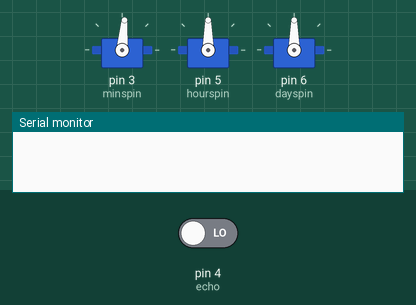
The sketch below on a simulated Arduino Uno, built with avr-gcc and run on an emulated ATmega328P. Shown: 3 × servo, the last lines printed to the serial monitor. Inputs (shaded band) come from the test bench; at power-on: pin 4 (echo) LOW. The local clock reads 2024-03-15 10:24:30 at power-on unless the sketch sets it.

Above: at 0.1 s.
At 1.35 s:
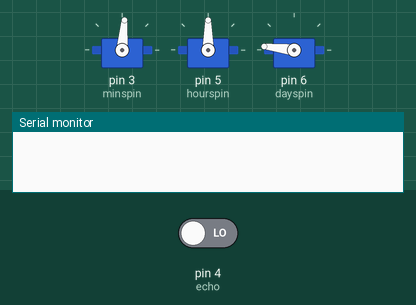
At 37.8 s:
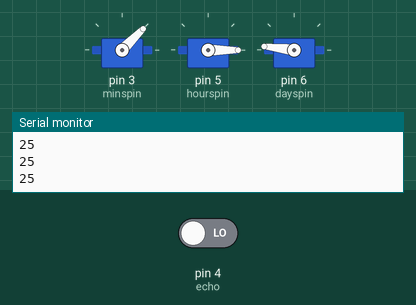
Timing chart, 0 to 40.0 s (numbered marks = the images above):
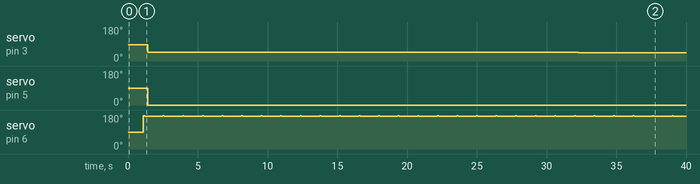

Measured:
- by itself, servo on pin 3 (minspin): 85° → 46° at 1.4 s, → 45° 30.9 s later
- by itself, servo on pin 5 (hourspin): 90° → 0° at 1.4 s
- by itself, servo on pin 6 (dayspin): repeats every 1.4 s: 174° 0.10 s, 173° 1.2 s, 175° 0.10 s

The sketch:

newdesign_3.ino
```cpp
#include<Servo.h>
#include<DS3231.h>

int minspin=3;
int hourspin=5;
int dayspin=6;
int trig =2;
int echo =4;
DS3231 rtc(SDA,SCL);
Time t;
int d,angletempdays,angledays;
int h,angletemphours,anglehours;
int angletempmins,anglemins;
int flag=0,flagmins=0,flaghours=0;
int dayc;
int dur,dist;

Servo mymins;
Servo myhours;
Servo mydate;


void setup()
{
  pinMode(minspin,OUTPUT);
  pinMode(hourspin,OUTPUT);
  pinMode(dayspin,OUTPUT);
  pinMode(trig,OUTPUT);
  pinMode(echo,INPUT);
  Serial.begin(9600);
  rtc.begin();
  mymins.attach(minspin);
  myhours.attach(hourspin);
  mydate.attach(dayspin);

  mymins.write(85);


}
void loop()
{


  t=rtc.getTime();
  //Serial.println(t.date);
  if(t.mon==8)
  d=(31-t.date)+35;
  if(t.mon==9)
  d=(30-t.date)+5;
  if(t.mon==10)
  d=5-t.date;

  angletempdays=3.2*d;
  angledays=175-angletempdays;

  //Serial.println(m);

 /*  if(flag==0 )
   {
    dayc=d;
    sweep();
    flag=1;
   }
   if(dayc!=d)
   flag=0;
 */
  digitalWrite(trig,HIGH);
  delay(100);
  digitalWrite(trig,LOW);
  dur =pulseIn(echo,HIGH);
  dist =(dur/2)/29.1;
  //Serial.println(dur);

  if(dist<300)
  {
    sweep();
  }


   Serial.println(t.min);

   mins();
   hours();
   mydate.detach();
  //Serial.println(d);
  //mydate.write(0);
}
void sweep()
{


   mydate.attach(dayspin);
  for(int i=angledays;i<175;i=i+1)
   {
     mydate.write(i);
     delay(100);

   }


  for(int j=175;j>(angledays-3);j=j-1)
  {
    mydate.write(j);
    delay(100);
  }
}
void hours()
{
  if((d<=0) && (t.hour>=10))
  h=0;
  else if(t.hour<=10)
  h=10-t.hour;
  else
  h=(24-t.hour)+10;

  angletemphours=3.75*h;
  anglehours=3.75*h;
  if(h<10)
  flaghours=0;
  if((h>23)&&(flaghours==0))
  {
   for(int i=anglehours;i>=0;i--)
   {
     myhours.write(i);
     delay(100);
   }
   flaghours=1;
  }


  myhours.write(anglehours);

}
void mins()
{
  anglemins=78-(1.3*t.min);

  if(t.min>20)
  flagmins=0;
  if((t.min==00) &&(flagmins==0))
  {
    for(int i=anglemins;i>=0;i--)
    {
     mymins.write(i);
     delay(100);
    }
    flagmins=1;
  }
  mymins.write(anglemins);
}
```
